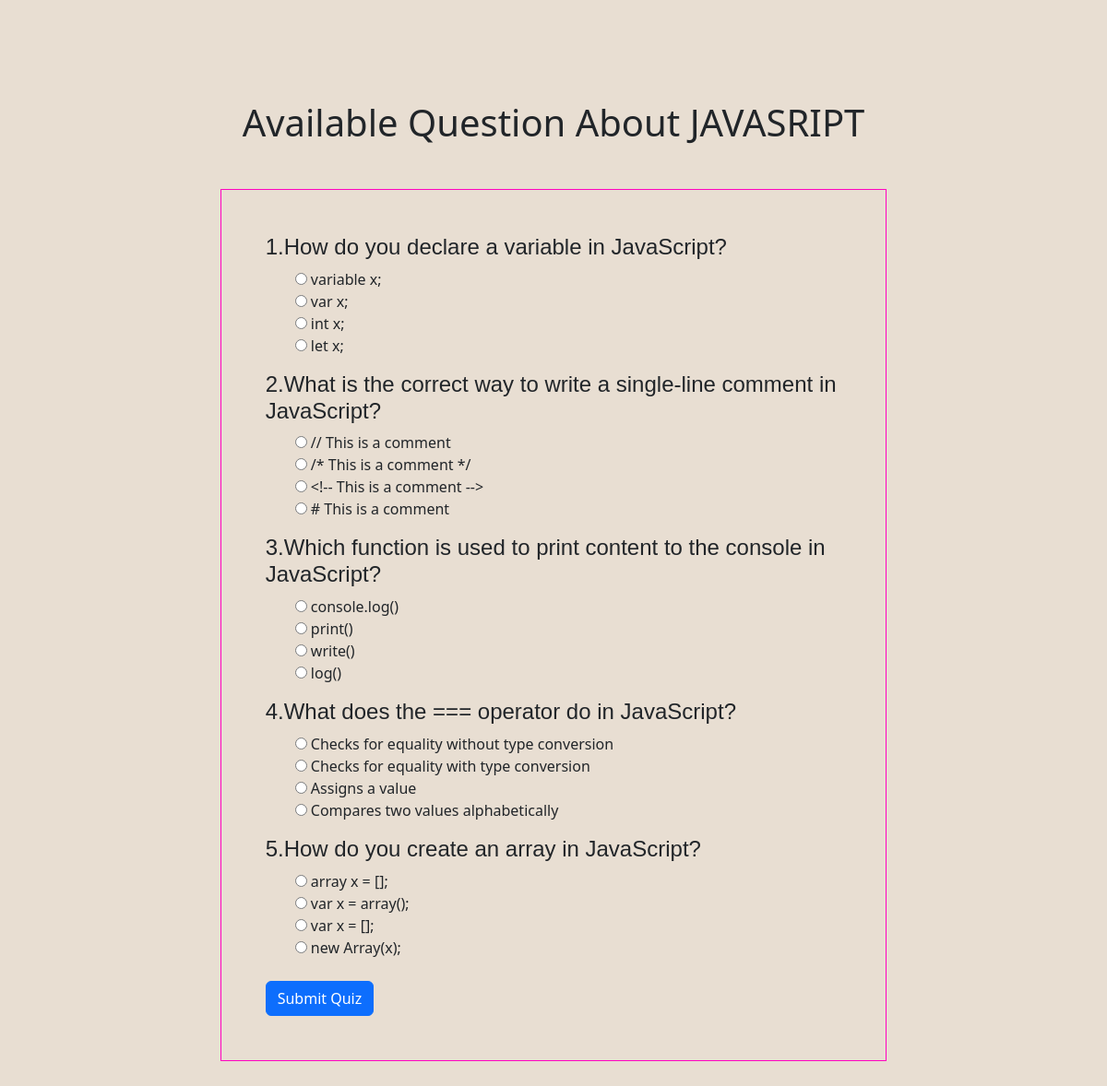
The app's page /quiz/7/, older data.
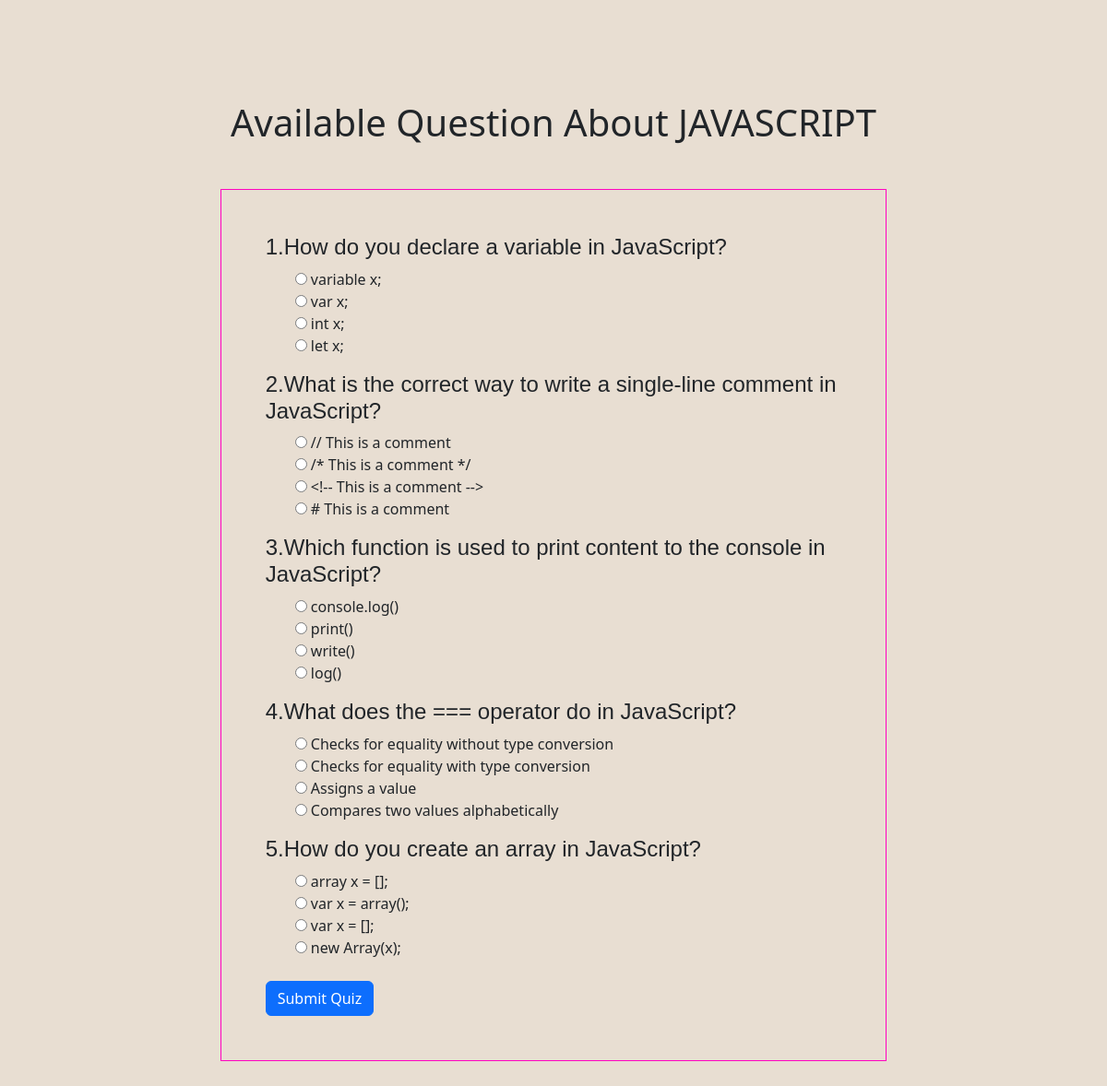
The same page, newer data.
### home/models.py (models this page shows, shortened)
class Quiz(models.Model):
    title = models.CharField(max_length=200)

### home/views.py (the view)
# urls.py: path('quiz/<int:quiz_id>/', views.start_quiz, name='start_quiz'),
def start_quiz(request, quiz_id):
    quiz = get_object_or_404(Quiz, pk=quiz_id)
    questions = Question.objects.filter(quiz=quiz)
    return render(request, 'quiz/start_quiz.html', {'quiz': quiz, 'questions': questions})

### home/context_processors.py (called while the page is built)
def QuizList(request):
    quizzes = Quiz.objects.all()
    return {'quizzes': quizzes}

### template/quiz/start_quiz.html (shortened to what this page needs)
<!DOCTYPE html>
<html>
<head>
    <link rel="stylesheet" href="https://cdnjs.cloudflare.com/ajax/libs/font-awesome/6.4.2/css/all.min.css" />
    <link href="https://cdn.jsdelivr.net/npm/bootstrap@5.3.2/dist/css/bootstrap.min.css" rel="stylesheet">
    <link rel="stylesheet" href="/static/style.css">
</head>
<body>
              <section id="feacher">
                <div class="feachers-section px-5 py-5">
                  <h1 class="text-center mt-5">Available Question About {{ quiz.title }}</h1>
                  <div class="container">
                    <div class="row mt-5">
                      <div class="col-lg-2">
                      </div>
                      <div class="col-lg-8 p-5" style="border:1px solid #ff02c0;">
                        <form method="post"  action="{% url 'submit_quiz' quiz.id %}" >
                            {% for question in questions %}
                                  <h4> {{ question.question_text }} </h4>
                                  <ul style="list-style-type: none;">
                                    {% for answer in question.answer_set.all %}
                                      <li>
                                        <input type="radio" id="quiz{{ answer.id }}" name="question_{{ question.id }}" value="{{ answer.id }}">
                                        <label for="quiz{{ answer.id }}">{{ answer.answer_text }}</label>
                                      </li>
                                    {% endfor %}
                                  </ul>
                            {% endfor %}
                            <input class="btn btn-primary mt-2" type="submit" value="Submit Quiz">
                          </form>
                      </div>
                      <div class="col-lg-2">
                      </div>
                    </div>
                  </div>
                </div>
              </section>
</body>
</html>

Row changes from the older to the newer data that the page shows:
changed Quiz: title "JAVASRIPT" → "JAVASCRIPT"
